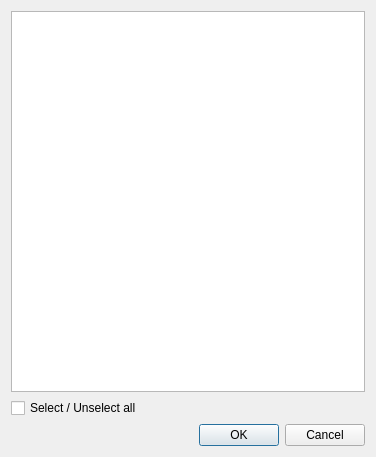
<?xml version="1.0" encoding="UTF-8"?>
<ui version="4.0">
 <class>DeleteFiles</class>
 <widget class="QDialog" name="DeleteFiles">
  <property name="geometry">
   <rect>
    <x>0</x>
    <y>0</y>
    <width>376</width>
    <height>457</height>
   </rect>
  </property>
  <property name="windowTitle">
   <string>Delete Files</string>
  </property>
  <layout class="QVBoxLayout" name="character_box">
   <item>
    <layout class="QVBoxLayout" name="verticalLayout">
     <item>
      <widget class="QTableView" name="Table"/>
     </item>
    </layout>
   </item>
   <item>
    <widget class="QCheckBox" name="ToggleSelectAll">
     <property name="focusPolicy">
      <enum>Qt::StrongFocus</enum>
     </property>
     <property name="text">
      <string>Select / Unselect all</string>
     </property>
    </widget>
   </item>
   <item>
    <widget class="QDialogButtonBox" name="buttonBox">
     <property name="standardButtons">
      <set>QDialogButtonBox::Cancel|QDialogButtonBox::Ok</set>
     </property>
    </widget>
   </item>
  </layout>
 </widget>
 <resources/>
 <connections>
  <connection>
   <sender>buttonBox</sender>
   <signal>rejected()</signal>
   <receiver>DeleteFiles</receiver>
   <slot>reject()</slot>
   <hints>
    <hint type="sourcelabel">
     <x>187</x>
     <y>434</y>
    </hint>
    <hint type="destinationlabel">
     <x>187</x>
     <y>228</y>
    </hint>
   </hints>
  </connection>
  <connection>
   <sender>buttonBox</sender>
   <signal>accepted()</signal>
   <receiver>DeleteFiles</receiver>
   <slot>accept()</slot>
   <hints>
    <hint type="sourcelabel">
     <x>187</x>
     <y>434</y>
    </hint>
    <hint type="destinationlabel">
     <x>187</x>
     <y>228</y>
    </hint>
   </hints>
  </connection>
 </connections>
</ui>
